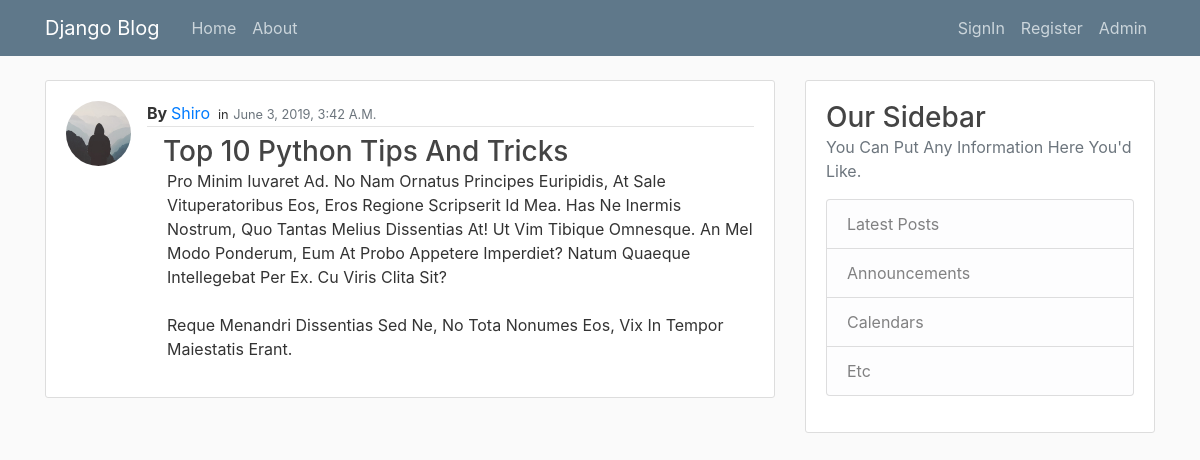
Screenshot of /posts/Top 10 Python Tips and Tricks/ with the database file from the repository.
### a_blog/models.py (models this page shows, shortened)
class Post(models.Model):
  post_title = models.CharField(max_length=150)
  post_publish_date = models.DateTimeField(default=timezone.now)
  post_content = models.TextField()
  post_author = models.ForeignKey(User, on_delete=models.CASCADE)

### auth_system/models.py (models this page shows, shortened)
class profile(models.Model):
  user = models.OneToOneField(User,on_delete=models.CASCADE)
  img = models.ImageField(upload_to="profile's_pics",default="profile's_pics/default.jpg")
  score = models.IntegerField(default=0)

### a_blog/views.py (the view)
# urls.py: path('posts/<slug>/',PostDetailView.as_view(),name="post-detail"),
class PostDetailView(DetailView):
    model = Post
    context_object_name = 'post'
    slug_field = 'post_title'

### a_blog/templates/a_blog/post_detail.html (shortened to what this page needs)
{% extends 'layout.html' %}
{% block content %}
  <article class="media content-section">
    <img class="rounded-circle article-img" src="{{post.post_author.profile.img.url}}"/>
    <div class="media-body">
      <div class="article-metadata">
        <b>by </b><a class="mr-2" href="{% url 'user-posts' post.post_author.username %}">{{ post.post_author }}</a><small>in</small>
        <small class="text-muted">{{ post.post_publish_date }}</small>
      </div>
      <div class="article_body ml-3 mt-2">
        <h3 class="article-title">{{ post.post_title }}</h3>
        <p class="article-content ml-1">{{ post.post_content }}</p>
      </div>
    </div>
  </article>
{% endblock content %}

### a_blog/static/a_blog/main.css (style rules this page uses)
body { text-transform: capitalize !important; background: #fafafa; color: #333333; margin-top: 5rem; }
h1, h2, h3, h4, h5, h6 { color: #444444; margin: 0 ; }
.content-section { background: #ffffff; padding: 20px; border: 1px solid #dddddd; border-radius: 3px; margin-bottom: 20px; }
.article-title { color: #444444; }
.article-content { white-space: pre-line; }
.article-img { height: 65px; width: 65px; margin-right: 16px; }
.article-metadata { padding-bottom: 1px; margin-bottom: 4px; border-bottom: 1px solid #e3e3e3 }

### rows the page displays
Post: post_author.profile.img (placeholder picture), post_author "Shiro", post_publish_date "June 3, 2019, 3:42 A.m.", post_title "Top 10 Python Tips And Tricks", post_content "Pro Minim Iuvaret Ad. No Nam Ornatus Principes Euripidis, At Sale Vituperatoribus Eos, Eros Regione Scripserit Id Mea. Has Ne Inermis Nostrum, Quo Tantas Melius Dissentias At! Ut Vim Tibique Omnesque. An Mel Modo Ponderum, Eum At Probo Appetere Imperdiet? Natum Quaeque Intellegebat Per Ex. Cu Viris Clita Sit? Reque Menandri Dissentias Sed Ne, No Tota Nonumes Eos, Vix In Tempor Maiestatis Erant."
